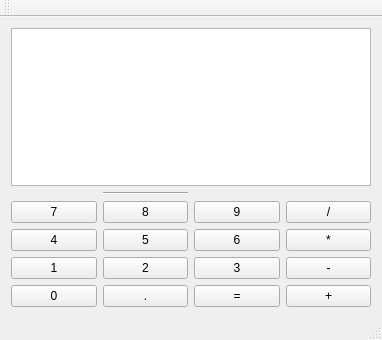
<?xml version="1.0" encoding="UTF-8"?>
<ui version="4.0">
 <class>MainWindowCalculator</class>
 <widget class="QMainWindow" name="MainWindowCalculator">
  <property name="geometry">
   <rect>
    <x>0</x>
    <y>0</y>
    <width>382</width>
    <height>340</height>
   </rect>
  </property>
  <property name="windowTitle">
   <string>MainWindowCalculator</string>
  </property>
  <widget class="QWidget" name="centralWidget">
   <layout class="QGridLayout" name="gridLayout">
    <item row="5" column="0">
     <widget class="QPushButton" name="pushButton1">
      <property name="text">
       <string>1</string>
      </property>
     </widget>
    </item>
    <item row="4" column="0">
     <widget class="QPushButton" name="pushButton4">
      <property name="text">
       <string>4</string>
      </property>
     </widget>
    </item>
    <item row="3" column="3">
     <widget class="QPushButton" name="pushButtonDiv">
      <property name="text">
       <string>/</string>
      </property>
     </widget>
    </item>
    <item row="7" column="1">
     <widget class="QPushButton" name="pushButtonDecimal">
      <property name="text">
       <string>.</string>
      </property>
     </widget>
    </item>
    <item row="5" column="2">
     <widget class="QPushButton" name="pushButton3">
      <property name="text">
       <string>3</string>
      </property>
     </widget>
    </item>
    <item row="4" column="3">
     <widget class="QPushButton" name="pushButtonMul">
      <property name="text">
       <string>*</string>
      </property>
     </widget>
    </item>
    <item row="7" column="0">
     <widget class="QPushButton" name="pushButton0">
      <property name="text">
       <string>0</string>
      </property>
     </widget>
    </item>
    <item row="7" column="2">
     <widget class="QPushButton" name="pushButtonEquals">
      <property name="text">
       <string>=</string>
      </property>
     </widget>
    </item>
    <item row="5" column="1">
     <widget class="QPushButton" name="pushButton2">
      <property name="text">
       <string>2</string>
      </property>
     </widget>
    </item>
    <item row="3" column="1">
     <widget class="QPushButton" name="pushButton8">
      <property name="text">
       <string>8</string>
      </property>
     </widget>
    </item>
    <item row="3" column="2">
     <widget class="QPushButton" name="pushButton9">
      <property name="text">
       <string>9</string>
      </property>
     </widget>
    </item>
    <item row="4" column="2">
     <widget class="QPushButton" name="pushButton6">
      <property name="text">
       <string>6</string>
      </property>
     </widget>
    </item>
    <item row="3" column="0">
     <widget class="QPushButton" name="pushButton7">
      <property name="text">
       <string>7</string>
      </property>
      <property name="checkable">
       <bool>false</bool>
      </property>
     </widget>
    </item>
    <item row="5" column="3">
     <widget class="QPushButton" name="pushButtonSub">
      <property name="text">
       <string>-</string>
      </property>
     </widget>
    </item>
    <item row="4" column="1">
     <widget class="QPushButton" name="pushButton5">
      <property name="text">
       <string>5</string>
      </property>
     </widget>
    </item>
    <item row="7" column="3">
     <widget class="QPushButton" name="pushButtonAdd">
      <property name="text">
       <string>+</string>
      </property>
     </widget>
    </item>
    <item row="2" column="1">
     <widget class="Line" name="line">
      <property name="font">
       <font>
        <weight>75</weight>
        <bold>true</bold>
       </font>
      </property>
      <property name="orientation">
       <enum>Qt::Horizontal</enum>
      </property>
     </widget>
    </item>
    <item row="1" column="0" colspan="4">
     <widget class="QTextEdit" name="textEditResults">
      <property name="sizePolicy">
       <sizepolicy hsizetype="Expanding" vsizetype="Expanding">
        <horstretch>0</horstretch>
        <verstretch>0</verstretch>
       </sizepolicy>
      </property>
      <property name="font">
       <font>
        <kerning>true</kerning>
       </font>
      </property>
      <property name="focusPolicy">
       <enum>Qt::NoFocus</enum>
      </property>
      <property name="layoutDirection">
       <enum>Qt::RightToLeft</enum>
      </property>
      <property name="inputMethodHints">
       <set>Qt::ImhNone</set>
      </property>
      <property name="verticalScrollBarPolicy">
       <enum>Qt::ScrollBarAlwaysOff</enum>
      </property>
      <property name="sizeAdjustPolicy">
       <enum>QAbstractScrollArea::AdjustToContents</enum>
      </property>
      <property name="readOnly">
       <bool>false</bool>
      </property>
     </widget>
    </item>
   </layout>
  </widget>
  <widget class="QMenuBar" name="menuBar">
   <property name="geometry">
    <rect>
     <x>0</x>
     <y>0</y>
     <width>382</width>
     <height>28</height>
    </rect>
   </property>
  </widget>
  <widget class="QToolBar" name="mainToolBar">
   <attribute name="toolBarArea">
    <enum>TopToolBarArea</enum>
   </attribute>
   <attribute name="toolBarBreak">
    <bool>false</bool>
   </attribute>
  </widget>
  <widget class="QStatusBar" name="statusBar"/>
  <action name="pushButton7_2">
   <property name="text">
    <string>press7</string>
   </property>
  </action>
 </widget>
 <layoutdefault spacing="6" margin="11"/>
 <resources/>
 <connections/>
</ui>
